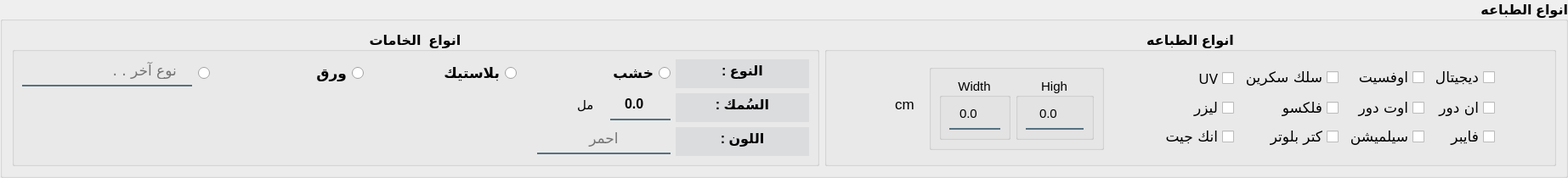
        <widget class="QGroupBox" name="groupBox_3">
         <property name="font">
          <font>
           <pointsize>12</pointsize>
           <weight>75</weight>
           <bold>true</bold>
          </font>
         </property>
         <property name="title">
          <string>انواع الطباعه</string>
         </property>
         <property name="alignment">
          <set>Qt::AlignRight|Qt::AlignTrailing|Qt::AlignVCenter</set>
         </property>
         <layout class="QGridLayout" name="gridLayout_11">
          <item row="0" column="0">
           <widget class="QGroupBox" name="groupBox_5">
            <property name="font">
             <font>
              <pointsize>12</pointsize>
              <weight>75</weight>
              <bold>true</bold>
             </font>
            </property>
            <property name="title">
             <string>انواع  الخامات</string>
            </property>
            <property name="alignment">
             <set>Qt::AlignCenter</set>
            </property>
            <layout class="QGridLayout" name="gridLayout_4">
             <item row="1" column="3">
              <layout class="QHBoxLayout" name="horizontalLayout_5">
               <item>
                <widget class="QDoubleSpinBox" name="thickness_doubleSpinBox">
                 <property name="minimumSize">
                  <size>
                   <width>70</width>
                   <height>0</height>
                  </size>
                 </property>
                 <property name="styleSheet">
                  <string notr="true">background-color:rgba(0, 0, 0, 0);
border:none;
border-bottom:2px solid rgba(46, 82, 101, 200);
font: 11pt &quot;Acumin Pro&quot;;
padding-bottom:7px;</string>
                 </property>
                 <property name="alignment">
                  <set>Qt::AlignCenter</set>
                 </property>
                 <property name="decimals">
                  <number>1</number>
                 </property>
                 <property name="maximum">
                  <double>1000.000000000000000</double>
                 </property>
                </widget>
               </item>
               <item>
                <widget class="QLabel" name="label_7">
                 <property name="minimumSize">
                  <size>
                   <width>157</width>
                   <height>34</height>
                  </size>
                 </property>
                 <property name="maximumSize">
                  <size>
                   <width>157</width>
                   <height>34</height>
                  </size>
                 </property>
                 <property name="styleSheet">
                  <string notr="true">background-color:rgba(48, 62, 84, 20);

border:none;
font: 14pt &quot;Acumin Pro&quot;;
padding-bottom:7px;</string>
                 </property>
                 <property name="text">
                  <string>السُمك :</string>
                 </property>
                 <property name="alignment">
                  <set>Qt::AlignCenter</set>
                 </property>
                </widget>
               </item>
              </layout>
             </item>
             <item row="2" column="0">
              <spacer name="horizontalSpacer_15">
               <property name="orientation">
                <enum>Qt::Horizontal</enum>
               </property>
               <property name="sizeHint" stdset="0">
                <size>
                 <width>600</width>
                 <height>20</height>
                </size>
               </property>
              </spacer>
             </item>
             <item row="0" column="0" colspan="4">
              <layout class="QHBoxLayout" name="horizontalLayout">
               <item>
                <widget class="QLineEdit" name="other_kind_lineEdit_2">
                 <property name="enabled">
                  <bool>false</bool>
                 </property>
                 <property name="minimumSize">
                  <size>
                   <width>0</width>
                   <height>0</height>
                  </size>
                 </property>
                 <property name="maximumSize">
                  <size>
                   <width>200</width>
                   <height>30</height>
                  </size>
                 </property>
                 <property name="font">
                  <font>
                   <family>Acumin Pro</family>
                   <pointsize>13</pointsize>
                   <weight>50</weight>
                   <italic>false</italic>
                   <bold>false</bold>
                  </font>
                 </property>
                 <property name="cursor">
                  <cursorShape>IBeamCursor</cursorShape>
                 </property>
                 <property name="mouseTracking">
                  <bool>true</bool>
                 </property>
                 <property name="accessibleName">
                  <string/>
                 </property>
                 <property name="accessibleDescription">
                  <string/>
                 </property>
                 <property name="styleSheet">
                  <string notr="true">background-color:rgba(0, 0, 0, 0);
border:none;
border-bottom:2px solid rgba(46, 82, 101, 200);

padding-bottom:7px;
font: 13pt &quot;Acumin Pro&quot;;</string>
                 </property>
                 <property name="text">
                  <string/>
                 </property>
                 <property name="placeholderText">
                  <string>   نوع آخر . .</string>
                 </property>
                </widget>
               </item>
               <item>
                <widget class="QRadioButton" name="otherKind_radioButton">
                 <property name="maximumSize">
                  <size>
                   <width>15</width>
                   <height>16777215</height>
                  </size>
                 </property>
                 <property name="layoutDirection">
                  <enum>Qt::RightToLeft</enum>
                 </property>
                 <property name="text">
                  <string/>
                 </property>
                </widget>
               </item>
               <item>
                <widget class="QRadioButton" name="paper_radioButton">
                 <property name="font">
                  <font>
                   <pointsize>13</pointsize>
                  </font>
                 </property>
                 <property name="layoutDirection">
                  <enum>Qt::RightToLeft</enum>
                 </property>
                 <property name="styleSheet">
                  <string notr="true"/>
                 </property>
                 <property name="text">
                  <string>ورق</string>
                 </property>
                </widget>
               </item>
               <item>
                <widget class="QRadioButton" name="plastic_radioButton">
                 <property name="font">
                  <font>
                   <pointsize>13</pointsize>
                  </font>
                 </property>
                 <property name="layoutDirection">
                  <enum>Qt::RightToLeft</enum>
                 </property>
                 <property name="styleSheet">
                  <string notr="true"/>
                 </property>
                 <property name="text">
                  <string>بلاستيك</string>
                 </property>
                </widget>
               </item>
               <item>
                <widget class="QRadioButton" name="wood_radioButton">
                 <property name="font">
                  <font>
                   <pointsize>13</pointsize>
                  </font>
                 </property>
                 <property name="layoutDirection">
                  <enum>Qt::RightToLeft</enum>
                 </property>
                 <property name="styleSheet">
                  <string notr="true"/>
                 </property>
                 <property name="text">
                  <string>خشب</string>
                 </property>
                </widget>
               </item>
               <item>
                <widget class="QLabel" name="label_2">
                 <property name="minimumSize">
                  <size>
                   <width>157</width>
                   <height>34</height>
                  </size>
                 </property>
                 <property name="maximumSize">
                  <size>
                   <width>157</width>
                   <height>34</height>
                  </size>
                 </property>
                 <property name="styleSheet">
                  <string notr="true">background-color:rgba(48, 62, 84, 20);

border:none;
font: 14pt &quot;Acumin Pro&quot;;
padding-bottom:7px;</string>
                 </property>
                 <property name="text">
                  <string>النوع :</string>
                 </property>
                 <property name="alignment">
                  <set>Qt::AlignCenter</set>
                 </property>
                </widget>
               </item>
              </layout>
             </item>
             <item row="1" column="0" colspan="2">
              <spacer name="horizontalSpacer_14">
               <property name="orientation">
                <enum>Qt::Horizontal</enum>
               </property>
               <property name="sizeType">
                <enum>QSizePolicy::Fixed</enum>
               </property>
               <property name="sizeHint" stdset="0">
                <size>
                 <width>600</width>
                 <height>20</height>
                </size>
               </property>
              </spacer>
             </item>
             <item row="2" column="1" colspan="3">
              <layout class="QHBoxLayout" name="horizontalLayout_6">
               <item>
                <widget class="QLineEdit" name="color_lineEdit">
                 <property name="minimumSize">
                  <size>
                   <width>0</width>
                   <height>0</height>
                  </size>
                 </property>
                 <property name="maximumSize">
                  <size>
                   <width>200</width>
                   <height>30</height>
                  </size>
                 </property>
                 <property name="font">
                  <font>
                   <family>Acumin Pro</family>
                   <pointsize>13</pointsize>
                   <weight>50</weight>
                   <italic>false</italic>
                   <bold>false</bold>
                  </font>
                 </property>
                 <property name="cursor">
                  <cursorShape>IBeamCursor</cursorShape>
                 </property>
                 <property name="mouseTracking">
                  <bool>true</bool>
                 </property>
                 <property name="accessibleName">
                  <string/>
                 </property>
                 <property name="accessibleDescription">
                  <string/>
                 </property>
                 <property name="styleSheet">
                  <string notr="true">background-color:rgba(0, 0, 0, 0);
border:none;
border-bottom:2px solid rgba(46, 82, 101, 200);

padding-bottom:7px;
font: 13pt &quot;Acumin Pro&quot;;</string>
                 </property>
                 <property name="text">
                  <string/>
                 </property>
                 <property name="alignment">
                  <set>Qt::AlignCenter</set>
                 </property>
                 <property name="placeholderText">
                  <string>احمر</string>
                 </property>
                </widget>
               </item>
               <item>
                <widget class="QLabel" name="label_8">
                 <property name="minimumSize">
                  <size>
                   <width>157</width>
                   <height>34</height>
                  </size>
                 </property>
                 <property name="maximumSize">
                  <size>
                   <width>157</width>
                   <height>34</height>
                  </size>
                 </property>
                 <property name="styleSheet">
                  <string notr="true">background-color:rgba(48, 62, 84, 20);

border:none;
font: 14pt &quot;Acumin Pro&quot;;
padding-bottom:7px;</string>
                 </property>
                 <property name="text">
                  <string>اللون :</string>
                 </property>
                 <property name="alignment">
                  <set>Qt::AlignCenter</set>
                 </property>
                </widget>
               </item>
              </layout>
             </item>
             <item row="1" column="2">
              <widget class="QLabel" name="label_33">
               <property name="minimumSize">
                <size>
                 <width>45</width>
                 <height>0</height>
                </size>
               </property>
               <property name="font">
                <font>
                 <family>Acumin Pro</family>
                 <pointsize>11</pointsize>
                 <weight>50</weight>
                 <italic>false</italic>
                 <bold>false</bold>
                </font>
               </property>
               <property name="styleSheet">
                <string notr="true">background-color:rgba(0, 0, 0, 0);
border:none;

font: 11pt &quot;Acumin Pro&quot;;
padding-bottom:7px;</string>
               </property>
               <property name="text">
                <string>  مل</string>
               </property>
              </widget>
             </item>
            </layout>
           </widget>
          </item>
          <item row="0" column="1">
           <widget class="QGroupBox" name="groupBox_4">
            <property name="font">
             <font>
              <pointsize>12</pointsize>
              <weight>75</weight>
              <bold>true</bold>
             </font>
            </property>
            <property name="title">
             <string>انواع الطباعه</string>
            </property>
            <property name="alignment">
             <set>Qt::AlignCenter</set>
            </property>
            <layout class="QGridLayout" name="gridLayout_6">
             <item row="0" column="0">
              <spacer name="horizontalSpacer_25">
               <property name="orientation">
                <enum>Qt::Horizontal</enum>
               </property>
               <property name="sizeType">
                <enum>QSizePolicy::Fixed</enum>
               </property>
               <property name="sizeHint" stdset="0">
                <size>
                 <width>60</width>
                 <height>20</height>
                </size>
               </property>
              </spacer>
             </item>
             <item row="0" column="2">
              <widget class="QGroupBox" name="groupBox_6">
               <property name="font">
                <font>
                 <pointsize>10</pointsize>
                 <weight>50</weight>
                 <bold>false</bold>
                </font>
               </property>
               <property name="title">
                <string/>
               </property>
               <property name="alignment">
                <set>Qt::AlignCenter</set>
               </property>
               <layout class="QGridLayout" name="gridLayout_8">
                <item row="0" column="0">
                 <widget class="QGroupBox" name="groupBox_7">
                  <property name="font">
                   <font>
                    <pointsize>11</pointsize>
                    <weight>50</weight>
                    <bold>false</bold>
                   </font>
                  </property>
                  <property name="title">
                   <string>Width</string>
                  </property>
                  <property name="alignment">
                   <set>Qt::AlignCenter</set>
                  </property>
                  <layout class="QGridLayout" name="gridLayout_9">
                   <item row="0" column="0">
                    <widget class="QDoubleSpinBox" name="width_doubleSpinBox">
                     <property name="styleSheet">
                      <string notr="true">background-color:rgba(0, 0, 0, 0);
border:none;
border-bottom:2px solid rgba(46, 82, 101, 200);
font: 11pt &quot;Acumin Pro&quot;;
padding-bottom:7px;</string>
                     </property>
                     <property name="alignment">
                      <set>Qt::AlignCenter</set>
                     </property>
                     <property name="decimals">
                      <number>1</number>
                     </property>
                    </widget>
                   </item>
                  </layout>
                 </widget>
                </item>
                <item row="0" column="1">
                 <widget class="QGroupBox" name="groupBox_8">
                  <property name="font">
                   <font>
                    <pointsize>11</pointsize>
                    <weight>50</weight>
                    <bold>false</bold>
                   </font>
                  </property>
                  <property name="title">
                   <string>High</string>
                  </property>
                  <property name="alignment">
                   <set>Qt::AlignCenter</set>
                  </property>
                  <layout class="QGridLayout" name="gridLayout_10">
                   <item row="0" column="0">
                    <widget class="QDoubleSpinBox" name="high_doubleSpinBox">
                     <property name="styleSheet">
                      <string notr="true">background-color:rgba(0, 0, 0, 0);
border:none;
border-bottom:2px solid rgba(46, 82, 101, 200);
font: 11pt &quot;Acumin Pro&quot;;
padding-bottom:7px;</string>
                     </property>
                     <property name="alignment">
                      <set>Qt::AlignCenter</set>
                     </property>
                     <property name="decimals">
                      <number>1</number>
                     </property>
                     <property name="maximum">
                      <double>1000.000000000000000</double>
                     </property>
                    </widget>
                   </item>
                  </layout>
                 </widget>
                </item>
               </layout>
              </widget>
             </item>
             <item row="0" column="3">
              <spacer name="horizontalSpacer_22">
               <property name="orientation">
                <enum>Qt::Horizontal</enum>
               </property>
               <property name="sizeType">
                <enum>QSizePolicy::Fixed</enum>
               </property>
               <property name="sizeHint" stdset="0">
                <size>
                 <width>60</width>
                 <height>20</height>
                </size>
               </property>
              </spacer>
             </item>
             <item row="0" column="4">
              <layout class="QGridLayout" name="gridLayout_5">
               <item row="0" column="0">
                <widget class="QCheckBox" name="uv_checkBox">
                 <property name="font">
                  <font>
                   <family>Gill Sans MT</family>
                   <pointsize>13</pointsize>
                   <weight>50</weight>
                   <bold>false</bold>
                  </font>
                 </property>
                 <property name="layoutDirection">
                  <enum>Qt::RightToLeft</enum>
                 </property>
                 <property name="styleSheet">
                  <string notr="true"/>
                 </property>
                 <property name="text">
                  <string>UV</string>
                 </property>
                </widget>
               </item>
               <item row="0" column="1">
                <widget class="QCheckBox" name="silkscreen_checkBox">
                 <property name="font">
                  <font>
                   <family>Gill Sans MT</family>
                   <pointsize>13</pointsize>
                   <weight>50</weight>
                   <bold>false</bold>
                  </font>
                 </property>
                 <property name="layoutDirection">
                  <enum>Qt::RightToLeft</enum>
                 </property>
                 <property name="styleSheet">
                  <string notr="true">font: &quot;Acumin Pro&quot;;</string>
                 </property>
                 <property name="text">
                  <string>سلك سكرين</string>
                 </property>
                </widget>
               </item>
               <item row="0" column="2">
                <widget class="QCheckBox" name="offset_checkBox">
                 <property name="font">
                  <font>
                   <family>Gill Sans MT</family>
                   <pointsize>13</pointsize>
                   <weight>50</weight>
                   <bold>false</bold>
                  </font>
                 </property>
                 <property name="layoutDirection">
                  <enum>Qt::RightToLeft</enum>
                 </property>
                 <property name="styleSheet">
                  <string notr="true"/>
                 </property>
                 <property name="text">
                  <string>اوفسيت</string>
                 </property>
                </widget>
               </item>
               <item row="0" column="3">
                <widget class="QCheckBox" name="digital_checkBox">
                 <property name="font">
                  <font>
                   <family>Gill Sans MT</family>
                   <pointsize>13</pointsize>
                   <weight>50</weight>
                   <bold>false</bold>
                  </font>
                 </property>
                 <property name="layoutDirection">
                  <enum>Qt::RightToLeft</enum>
                 </property>
                 <property name="styleSheet">
                  <string notr="true"/>
                 </property>
                 <property name="text">
                  <string>ديجيتال</string>
                 </property>
                </widget>
               </item>
               <item row="1" column="0">
                <widget class="QCheckBox" name="laser_checkBox">
                 <property name="font">
                  <font>
                   <family>Gill Sans MT</family>
                   <pointsize>13</pointsize>
                   <weight>50</weight>
                   <bold>false</bold>
                  </font>
                 </property>
                 <property name="layoutDirection">
                  <enum>Qt::RightToLeft</enum>
                 </property>
                 <property name="styleSheet">
                  <string notr="true"/>
                 </property>
                 <property name="text">
                  <string>ليزر</string>
                 </property>
                </widget>
               </item>
               <item row="1" column="1">
                <widget class="QCheckBox" name="flexo_checkBox">
                 <property name="font">
                  <font>
                   <family>Gill Sans MT</family>
                   <pointsize>13</pointsize>
                   <weight>50</weight>
                   <bold>false</bold>
                  </font>
                 </property>
                 <property name="layoutDirection">
                  <enum>Qt::RightToLeft</enum>
                 </property>
                 <property name="styleSheet">
                  <string notr="true"/>
                 </property>
                 <property name="text">
                  <string>فلكسو</string>
                 </property>
                </widget>
               </item>
               <item row="1" column="2">
                <widget class="QCheckBox" name="outdoor_checkBox">
                 <property name="font">
                  <font>
                   <family>Gill Sans MT</family>
                   <pointsize>13</pointsize>
                   <weight>50</weight>
                   <bold>false</bold>
                  </font>
                 </property>
                 <property name="layoutDirection">
                  <enum>Qt::RightToLeft</enum>
                 </property>
                 <property name="styleSheet">
                  <string notr="true"/>
                 </property>
                 <property name="text">
                  <string>اوت دور</string>
                 </property>
                </widget>
               </item>
               <item row="1" column="3">
                <widget class="QCheckBox" name="indoor_checkBox">
                 <property name="font">
                  <font>
                   <family>Gill Sans MT</family>
                   <pointsize>13</pointsize>
                   <weight>50</weight>
                   <bold>false</bold>
                  </font>
                 </property>
                 <property name="layoutDirection">
                  <enum>Qt::RightToLeft</enum>
                 </property>
                 <property name="styleSheet">
                  <string notr="true"/>
                 </property>
                 <property name="text">
                  <string>ان دور</string>
                 </property>
                </widget>
               </item>
               <item row="2" column="0">
                <widget class="QCheckBox" name="inkjet_checkBox">
                 <property name="font">
                  <font>
                   <family>Gill Sans MT</family>
                   <pointsize>13</pointsize>
                   <weight>50</weight>
                   <bold>false</bold>
                  </font>
                 </property>
                 <property name="layoutDirection">
                  <enum>Qt::RightToLeft</enum>
                 </property>
                 <property name="styleSheet">
                  <string notr="true"/>
                 </property>
                 <property name="text">
                  <string>انك جيت</string>
                 </property>
                </widget>
               </item>
               <item row="2" column="1">
                <widget class="QCheckBox" name="Cutter_checkBox">
                 <property name="font">
                  <font>
                   <family>Gill Sans MT</family>
                   <pointsize>13</pointsize>
                   <weight>50</weight>
                   <bold>false</bold>
                  </font>
                 </property>
                 <property name="layoutDirection">
                  <enum>Qt::RightToLeft</enum>
                 </property>
                 <property name="styleSheet">
                  <string notr="true"/>
                 </property>
                 <property name="text">
                  <string>كتر بلوتر</string>
                 </property>
                </widget>
               </item>
               <item row="2" column="2">
                <widget class="QCheckBox" name="selmation_checkBox">
                 <property name="font">
                  <font>
                   <family>Gill Sans MT</family>
                   <pointsize>13</pointsize>
                   <weight>50</weight>
                   <bold>false</bold>
                  </font>
                 </property>
                 <property name="layoutDirection">
                  <enum>Qt::RightToLeft</enum>
                 </property>
                 <property name="styleSheet">
                  <string notr="true"/>
                 </property>
                 <property name="text">
                  <string>سيلميشن</string>
                 </property>
                </widget>
               </item>
               <item row="2" column="3">
                <widget class="QCheckBox" name="fiber_checkBox">
                 <property name="font">
                  <font>
                   <family>Gill Sans MT</family>
                   <pointsize>13</pointsize>
                   <weight>50</weight>
                   <bold>false</bold>
                  </font>
                 </property>
                 <property name="layoutDirection">
                  <enum>Qt::RightToLeft</enum>
                 </property>
                 <property name="styleSheet">
                  <string notr="true"/>
                 </property>
                 <property name="text">
                  <string>فايبر</string>
                 </property>
                </widget>
               </item>
              </layout>
             </item>
             <item row="0" column="5">
              <spacer name="horizontalSpacer_24">
               <property name="orientation">
                <enum>Qt::Horizontal</enum>
               </property>
               <property name="sizeType">
                <enum>QSizePolicy::Fixed</enum>
               </property>
               <property name="sizeHint" stdset="0">
                <size>
                 <width>60</width>
                 <height>20</height>
                </size>
               </property>
              </spacer>
             </item>
             <item row="0" column="1">
              <widget class="QLabel" name="label_34">
               <property name="minimumSize">
                <size>
                 <width>45</width>
                 <height>0</height>
                </size>
               </property>
               <property name="font">
                <font>
                 <pointsize>13</pointsize>
                 <weight>50</weight>
                 <italic>false</italic>
                 <bold>false</bold>
                </font>
               </property>
               <property name="styleSheet">
                <string notr="true">background-color:rgba(0, 0, 0, 0);
border:none;

font: 13pt ;
padding-bottom:7px;</string>
               </property>
               <property name="text">
                <string>cm</string>
               </property>
               <property name="alignment">
                <set>Qt::AlignCenter</set>
               </property>
              </widget>
             </item>
            </layout>
           </widget>
          </item>
         </layout>
        </widget>
